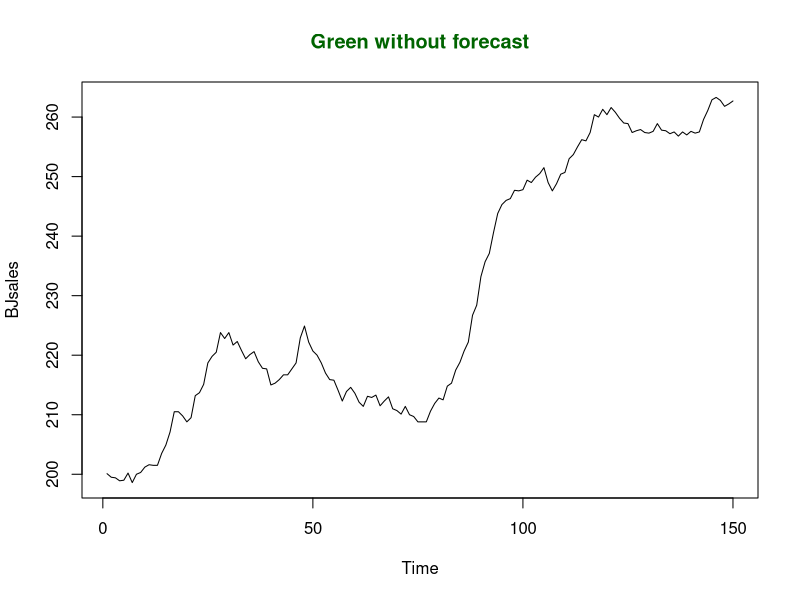
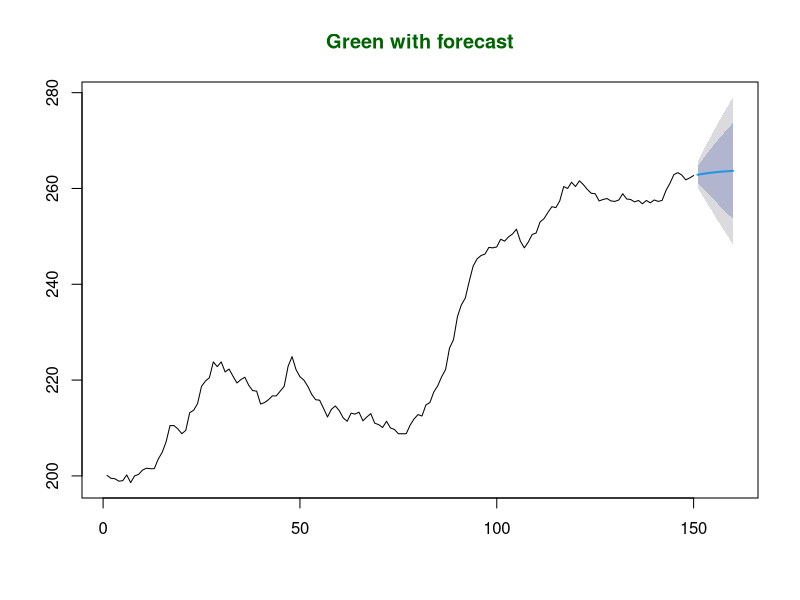

Source code (R) for these figures, in order:
install.packages("forecast")
library(forecast)
png("forecast.png")
plot(BJsales,main="Green without forecast",col.main="darkgreen")
dev.off()

png("forecastArima.png")
fit<- auto.arima(BJsales)
forecastVal<-forecast(fit,10)
print(forecastVal)
plot(forecastVal,main="Green with forecast",col.main="darkgreen")
dev.off()

pre<-predict(fit)
print(pre)
